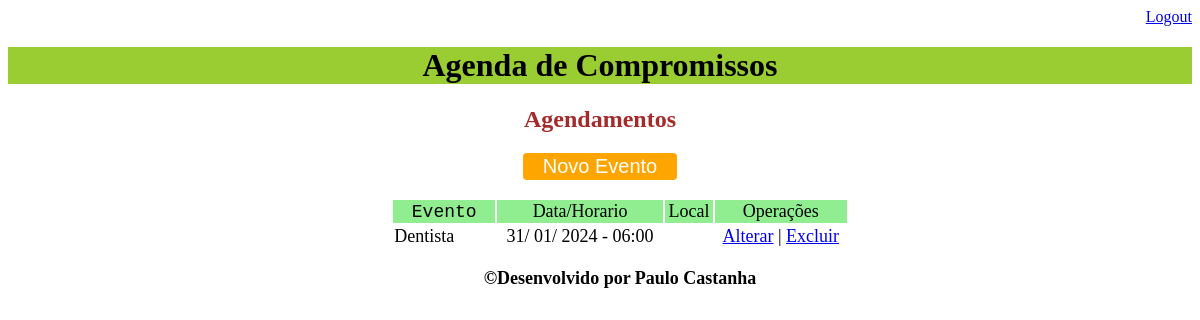
/agenda/ (signed in), run on an earlier commit of the app's database.
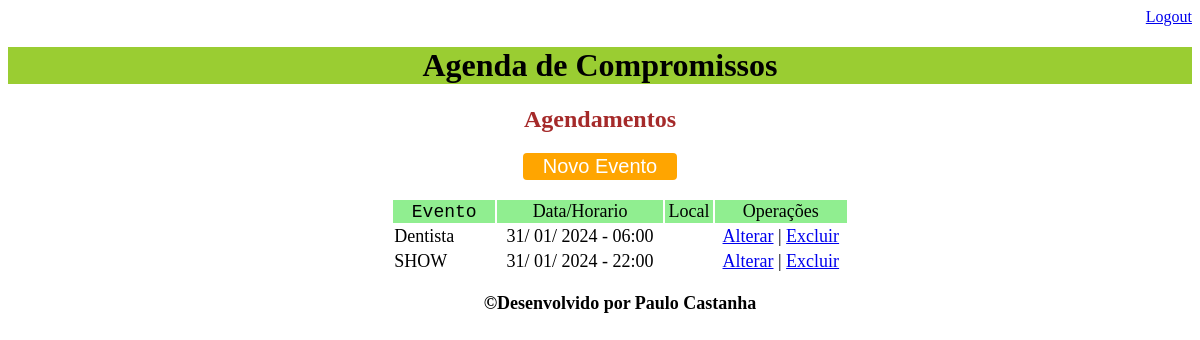
And on a later commit of the database.
### core/models.py (models this page shows, shortened)
class Evento(models.Model):
    titulo = models.CharField(max_length=100)
    descricao = models.TextField(blank=True, null=True)
    data_evento = models.DateTimeField(verbose_name='Data do Evento')
    data_criacao = models.DateTimeField(auto_now=True)
    local = models.CharField(max_length=100)
    usuario = models.ForeignKey(User, on_delete=models.CASCADE)
    class Meta:
         db_table = 'evento'
    def get_data_evento(self):
        return self.data_evento.strftime('%d/ %m/ %Y - %H:%M')
    def get_evento_atrasado(self):
        print(type(self.data_evento))
        print(type(datetime.now()))
        if self.data_evento < datetime.now():
            return True
        else:
            return False

### core/views.py (the view)
# urls.py: path('agenda/', views.lista_eventos),
@login_required(login_url='/login/')
def lista_eventos(request):
    usuario = request.user
    data_atual = datetime.now() - timedelta(hours=2)
    evento = Evento.objects.filter(usuario=usuario,
                                   data_evento__gt=data_atual)
    dados = {'eventos':evento}
    return render(request, 'agenda.html', dados)

### templates/agenda.html (shortened to what this page needs)
{% extends "model-page.html" %}
{%block content %}
<center>
  <h2 style="color:brown">Agendamentos</h2>
<a href="evento/">
  <button type="button" class="button">Novo Evento</button>
</a>
      <ul style="font-size: 18px">
                          <table width="40%">
                              <tr bgcolor="lightgreen">
                                  <td><center><code>Evento</code></center></td>
                                  <td><center>Data/Horario</center></td>
                                  <td><center>Local</center></td>
                                  <td><center>Operações</center></td>
                              </tr>
                     {% for evento in eventos %}
                              <tr style=>
                                  <td style="width:100px"> {{evento.titulo}}</td>
                                  <td><center>{{evento.get_data_evento}}</center></td>
                                  <td><center>{{evento.local}}</center></td>
                                  <td><center><a href="evento/?id={{ evento.id }}">Alterar</a>  |
                    <a href="evento/delete/{{ evento.id }}/">Excluir</a>
                                      </center></td>
                     {% endfor %}
                     </tr>
                          </table>
{% endblock %}

### templates/model-page.html
<!DOCTYPE html>
<html lang="en">
<head>
   {% include "model-header.html" %}
<body>
   {% block content %} {% endblock %}
   {% include "model-footer.html" %}
</body>
</html>

### templates/model-header.html (shortened to what this page needs)
    <div align="right">
        <a href="/logout">Logout</a>
    </div>
    <center>
        <div style="background-color:yellowgreen;">
            <h1>Agenda de Compromissos</h1>
        </div>
    </center>

### templates/model-footer.html
<p><b>&copy;Desenvolvido por Paulo Castanha</b></p>

### templates/agenda.html (style rules this page uses)
button { background-color:orange; align-items: center; color: white; padding: 2px 20px; border: 2px; cursor: pointer; border-radius: 4px; font-size: 20px; text-decoration:none; }

What changed in the data, as far as the page shows it:
added Evento: titulo "SHOW", get_data_evento "31/ 01/ 2024 - 22:00"
